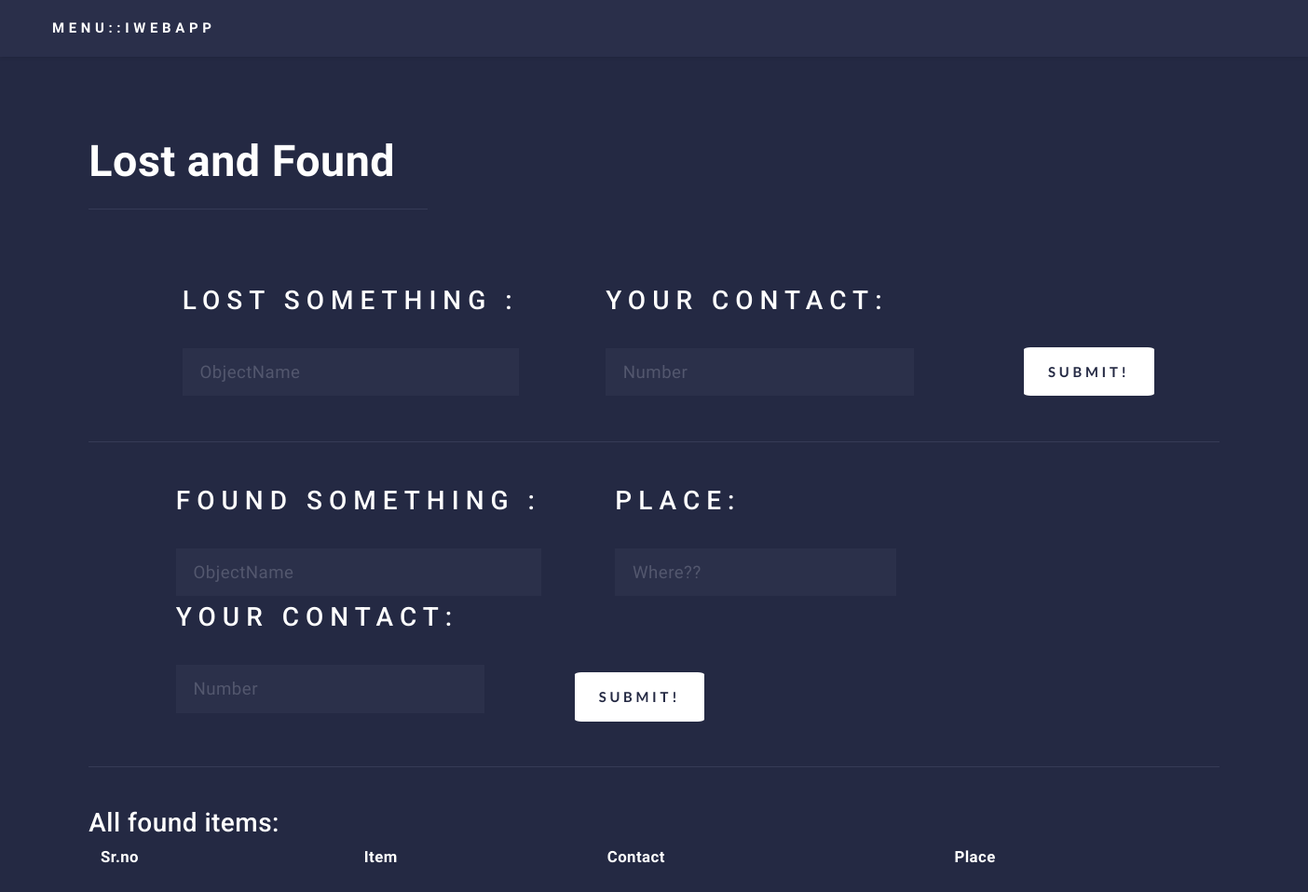
The page /render/lost_found.php on the database as committed earlier.
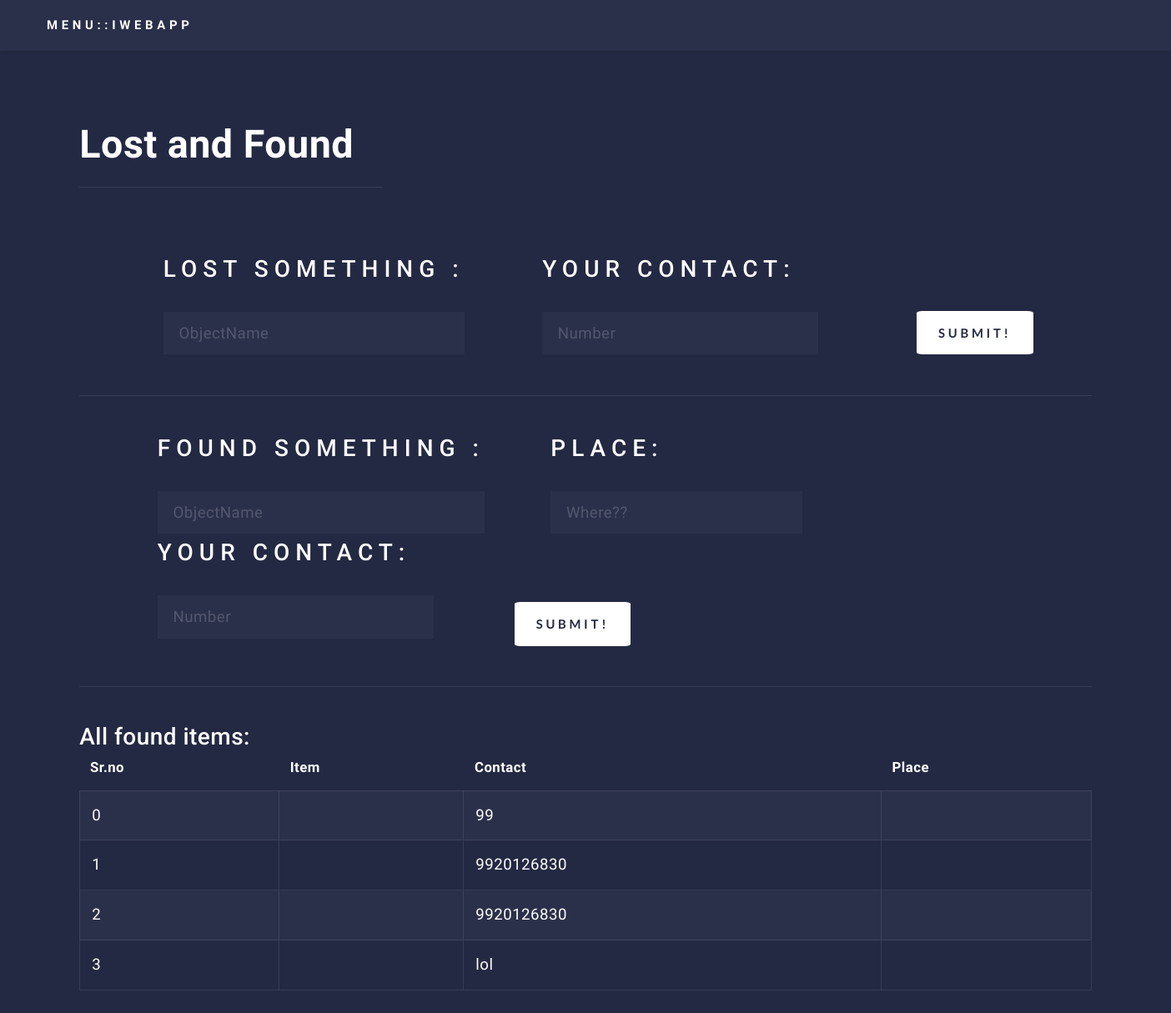
The same page on the database as committed later.
### tables this page shows
CREATE TABLE `lnf` (
  `iID` int(11) NOT NULL,
  `uID` int(11) NOT NULL,
  `type` int(11) NOT NULL COMMENT '1 for lost 2 for found',
  `contact` varchar(20) NOT NULL,
  `iName` varchar(200) NOT NULL,
  `iPlace` varchar(2000) DEFAULT NULL
);

### api/api.php (called while the page is built, shortened)
<?php
class lostAPI{
	public function getAll(){
		$ret = array();
		$sql = "SELECT `contact`,`iName`,`iPlace` FROM `lnf`  WHERE `type`= '2'";
        	$result = mysqli_query(mysqli_connect(SERVER_ADDRESS,USER_NAME,PASSWORD,DATABASE), $sql);
        	if($result && mysqli_num_rows($result)>0){
        		$ret[]=1;
        		$ret[]=mysqli_num_rows($result);
        		$i=0;
            	while ($row = mysqli_fetch_array($result, MYSQL_ASSOC)) {
            		$perms[$i]['name']=$row['iName'];
            		$perms[$i]['contact']=$row['contact'];
            		$perms[$i++]['place']=$row['iPlace'];
            	}
            $ret[]=$perms;
			}else{
				$ret[]=-1;
				$ret[] =($result)? "0 rows":"Query error";
			}
			return $ret;
	}
}
?>

### render/lost_found.php (the view, shortened to what this page needs)
<?php
require_once('api/api.php');
$flag=0;
$lost=new lostAPI;
if(isset($_POST['lName'])){
	$lost->lost($_POST['lContact'],$_POST['lName']);
	$store=$lost->search(-1);
	$flag=1;
}else if(isset($_POST['fName'])){
	$flag=2;
	$lost->found($_POST['fContact'],$_POST['fName'],$_POST['fPlace']);
}else{
	$temp = $lost->getAll();
	$store =$temp[2];
}
?>
<!DOCTYPE HTML>
<html>
	<head>
		<link rel="stylesheet" type="text/css" href="assets/css/normalize.css" />
		<link rel="stylesheet" type="text/css" href="assets/css/demo.css" />
		<link rel="stylesheet" type="text/css" href="assets/css/component.css" />
		<link rel="stylesheet" href="assets/lost_found/css/main.css" />
	</head>
	<body style="overflow:hidden;" onload="downLoad()">
		<div id="layer2" class="layer2_class">
	<div id="perspective" class="perspective effect-airbnb">
			<div class="container">
				<div class="wrapper">
			<div id="wrapper">
					<header id="header">
						<a href="index.html"  class="logo"></a>
						<nav>
								<a href="#back" id="showMenu" style="margin-right:98vw ; ">Menu::iWebapp</a>
						</nav>
					</header>
					<div id="main" class="alt">
					<section id="one">
						<div class="inner">
                            <section id="foundForm">
									<header class="major" >
										<h1>Lost and Found</h1><hr style="width: 30% ;position: relative; top:-35px ;">
									</header>
                                    <section>
										<form action="" method="POST" id="form1">
   									 <div class="row" style="margin:auto;  ;margin-top:5vh; ">
										<div class="col-sm-5" style="margin-left: 4.5vw;">
										<label for="name" style="font-size: 3.5vh;  font-family: 'Roboto', sans-serif;font-weight: 500;">Lost  Something :</label>
										<input type="text" name="lName" id="name" placeholder="ObjectName">
										</div>
										<div class=" col-sm-5" style="margin-left: 4vw ;">
										<label for="name" style="font-size: 3.5vh;font-family: 'Roboto', sans-serif;font-weight: 500;">Your contact: &nbsp;</label>
										<input type="text" name="lContact" id="name" placeholder="Number">
										</div>
										<div class=col-sm-2 style="margin-top: 7.9vh ;margin-left:5vw ;border-radius: 5% ;">
										<button type="submit" form="form1"  class="button special" value="Submit">Submit!</button>
										</div>
									</div>
									<hr width="100% ;"></form>
									</section>
								<form action="" method="POST" id="form2">
								 <div class="row" style="margin:auto;  ;margin-top:5vh; ">
								<div class="col-sm-2" style="margin-left: 4vw;border-bottom: 2vw ;">
								<label for="name" style="font-size: 3.5vh;  font-family: 'Roboto', sans-serif;font-weight: 500;">Found Something :</label>
								<input type="text" name="fName" id="name" placeholder="ObjectName">
								</div>
									<div class="col-sm-2" style="margin-left: 3vw;">
								<label for="name" style="font-size: 3.5vh;  font-family: 'Roboto', sans-serif;font-weight: 500;">Place:</label>
								<input type="text" name="fPlace" id="name" placeholder="Where??">
								</div>
								<div class=" col-sm-3" style="margin-left:4vw;">
								<label for="name" style="font-size: 3.5vh;font-family: 'Roboto', sans-serif;font-weight: 500;">Your contact: &nbsp</label>
								<input type="text" name="fContact" id="name" placeholder="Number">
								</div>
								<div class=col-sm-5	 style="margin-top: 9vh ;margin-left:3.5vw; ;border-radius: 5% ;">
								<button type="submit" form="form2"  class="button special" value="Submit">Submit!</button>
								</div>
							</div>
						<hr width="100% ;"></form>
						</section>
										<div class="table-wrapper" id="lTable">
					<span  style="font-size: 3.5vh;  font-family: 'Roboto', sans-serif;font-weight: 500;">All found items:</span>
									<table class="alt">
										<thead>
											<tr>
												<th>Sr.no</th>
												<th>Item</th>
												<th>Contact</th>
												<th>Place</th>
											</tr>
										</thead>
										<tbody>
										<?php
										if($flag!=2){
											foreach ($store as $key=>$value) {
												echo "<tr>";
												echo "<td>".$key."</td>";
												echo "<td>".$value['iName']."</td>";
												echo "<td>".$value['contact']."</td>";
												echo "<td>".$value['iPlace']."</td>";
												echo "</tr>";
											}
										}
										?>
										</tbody>
									</table>
								</div>
								</div>
							</div>
					</div>
					</div>
					</div>
			</div>
</div>
		<?php require('render/menu.php');?>
	</body>
</html>

### render/menu.php
<?php
echo '<nav class="outer-nav right vertical" style="font-size: 105%;" >
				<a href="homeAgain" class="icon-home">Home</a>
				<a href="news-feed" class="icon-news">News Feed</a>
				<a href="courses"><i class="fa fa-tasks" aria-hidden="true"></i> Assignments</a>
 				<a href="timetable" class="icon-news">Timetable</a>
				<a href="courses"><i class="fa fa-book" aria-hidden="true"></i> Courses</a>
 				<a href="clubs" class="icon-star">Clubs</a>
 				<a href="gallery" class="icon-image">Gallery</a>
 				<a href="getting-around"><i class="fa fa-map" aria-hidden="true"></i> Getting Around Campus</a>
 				<a href="lost-found"><i class="fa fa-archive" aria-hidden="true"></i> Lost and Found</a>
				<a href="logout"><i class="fa fa-sign-out" aria-hidden="true"></i> Logout</a>
 	</nav>
';
?>

### assets/css/demo.css (style rules this page uses)
*, *:after, *:before { -webkit-box-sizing: border-box; -moz-box-sizing: border-box; box-sizing: border-box; }
body { background: #ddd; color: #5a5350; font-weight: 300; font-family: 'Lato', Calibri, Arial, sans-serif; overflow-y: scroll; overflow-x: hidden; }
a { text-decoration: none; color: #ed8151; outline: none; }
.codrops-demos a, button { border: none; padding: 0.6em 1.2em; background: #a9a9a9; color: #fff; font-family: 'Lato', Calibri, Arial, sans-serif; font-size: 1em; letter-spacing: 1px; text-transform: uppercase; cursor: pointer; display: inline-block; margin: 10px; border-radius: 2px; font-weight: 400; outline: none; }
button { font-size: 75%; background: #ed8151; }

### assets/css/component.css (style rules this page uses)
html, body, .perspective { width: 100%; height: 100%; }
nav.outer-nav a { border-bottom: none; }
.perspective { background: #aaa; position: relative; }
.container { background: #fff; min-height: 100%; position: relative; outline: 1px solid rgba(0,0,0,0); z-index: 10; -webkit-transform: translateZ(0) translateX(0) rotateY(0deg); transform: translateZ(0) translateX(0) rotateY(0deg); }
.container::after { content: ''; position: absolute; top: 0; left: 0; width: 100%; height: 0px; opacity: 0; background: rgba(0,0,0,0.2); -webkit-transition: opacity 0.4s, height 0s 0.4s; transition: opacity 0.4s, height 0s 0.4s; }
.wrapper { position: relative; }
.outer-nav { position: absolute; height: auto; font-size: 2em; }
.outer-nav.vertical { top: 50%; -webkit-transform: translateY(-50%); transform: translateY(-50%); -webkit-transform-style: preserve-3d; transform-style: preserve-3d; }
.outer-nav.right { right: 25%; }
.outer-nav a { display: inline-block; white-space: nowrap; font-weight: 300; margin: 0 0 30px 0; color: #fff; -webkit-transition: color 0.3s; transition: color 0.3s; -webkit-transform-style: preserve-3d; transform-style: preserve-3d; }
.outer-nav.vertical a { display: block; }
.outer-nav a::before { display: inline-block; font-family: 'typicons'; speak: none; font-style: normal; font-weight: normal; font-variant: normal; text-transform: none; line-height: 1; margin-right: 10px; -webkit-font-smoothing: antialiased; -moz-osx-font-smoothing: grayscale; -webkit-backface-visibility: hidden; backface-visibility: hidden; }
.icon-news::before { content: "\e600" }
.icon-home::before { content: "\e601" }
.icon-image::before { content: "\e602" }
.icon-star::before { content: "\e604" }
.effect-airbnb { background: #000; }
.effect-airbnb .container { -webkit-transition: -webkit-transform 0.4s; transition: transform 0.4s; -webkit-transform-origin: 50% 50%; transform-origin: 50% 50%; }

### render/lost_found.php (style rules this page uses)
.layer2_class { visibility: hidden }
.outer-nav.right { left:10%; }
.container { background: #242943; }

Rows that differ between the two databases and show on the page:
added lnf: key "0", contact "99"
added lnf: key "1", contact "9920126830"
added lnf: key "2", contact "9920126830"
added lnf: key "3", contact "lol"
